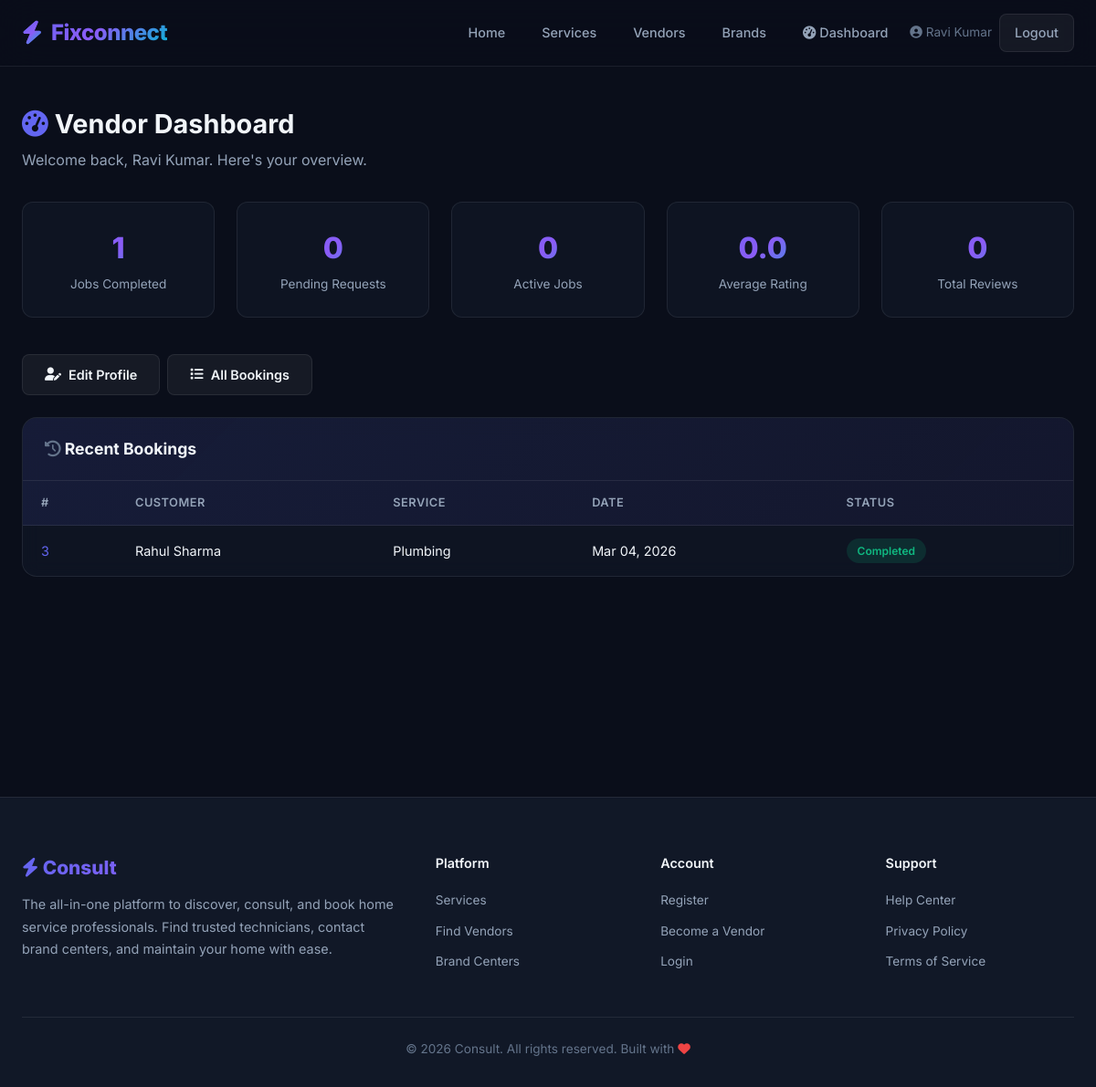
/dashboard/ (signed in), run on an earlier commit of the app's database.
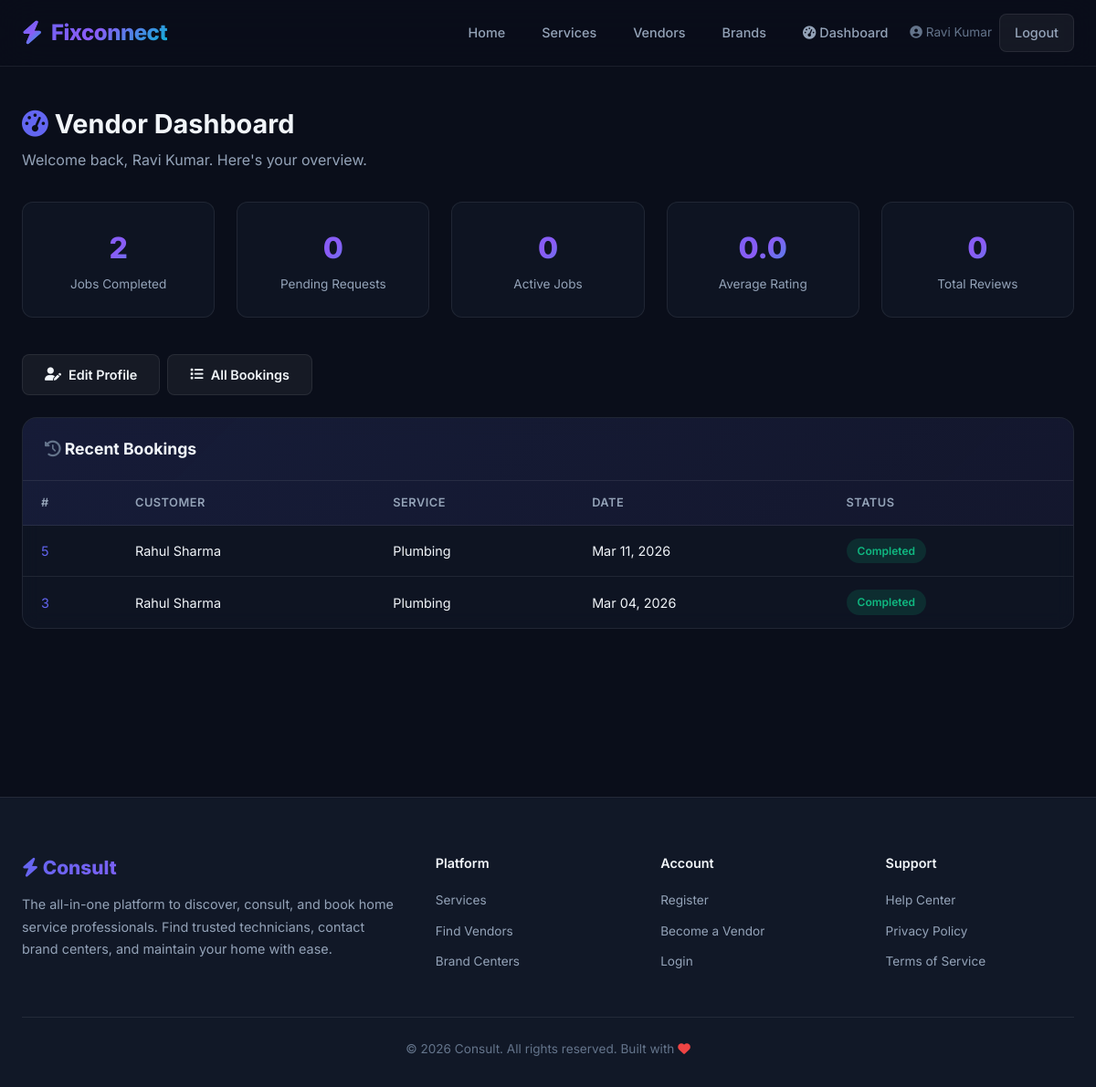
And on a later commit of the database.
### service/models.py (models this page shows, shortened)
class Booking(models.Model):
    STATUS_CHOICES = (
        ('pending', 'Pending'),
        ('accepted', 'Accepted'),
        ('in_progress', 'In Progress'),
        ('completed', 'Completed'),
        ('cancelled', 'Cancelled'),
    )
    customer = models.ForeignKey(User, on_delete=models.CASCADE, related_name='customer_bookings')
    vendor = models.ForeignKey(VendorProfile, on_delete=models.CASCADE, related_name='bookings')
    service = models.ForeignKey(ServiceCategory, on_delete=models.SET_NULL, null=True)
    description = models.TextField()
    scheduled_date = models.DateField()
    scheduled_time = models.TimeField()
    status = models.CharField(max_length=15, choices=STATUS_CHOICES, default='pending')
    address = models.TextField(blank=True)
    created_at = models.DateTimeField(auto_now_add=True)
    updated_at = models.DateTimeField(auto_now=True)
    class Meta:
        ordering = ['-created_at']

class User(AbstractUser):
    ROLE_CHOICES = (
        ('customer', 'Customer'),
        ('vendor', 'Vendor'),
        ('admin', 'Admin'),
    )
    role = models.CharField(max_length=10, choices=ROLE_CHOICES, default='customer')
    phone = models.CharField(max_length=15, blank=True)
    city = models.CharField(max_length=100, blank=True)
    area = models.CharField(max_length=100, blank=True)
    profile_image = models.ImageField(upload_to='profiles/', blank=True, null=True)

class ServiceCategory(models.Model):
    name = models.CharField(max_length=100)
    slug = models.SlugField(unique=True)
    description = models.TextField(blank=True)
    icon = models.CharField(max_length=50, default='fas fa-tools')  # FontAwesome icon class
    class Meta:
        verbose_name_plural = "Service Categories"
        ordering = ['name']

### service/views.py (the view)
    def wrapper(request, *args, **kwargs):
        if not request.user.is_authenticated or request.user.role != 'vendor':
            messages.error(request, 'Access restricted to vendors.')
            return redirect('home')
        return view_func(request, *args, **kwargs)

### service/models.py (called while the page is built)
    @property
    def average_rating(self):
        reviews = Review.objects.filter(booking__vendor=self)
        if reviews.exists():
            return round(reviews.aggregate(models.Avg('rating'))['rating__avg'], 1)
        return 0.0

    @property
    def total_reviews(self):
        return Review.objects.filter(booking__vendor=self).count()

    @property
    def completed_bookings(self):
        return self.bookings.filter(status='completed').count()

### service/views.py (called while the page is built)
def vendor_required(view_func):
    def wrapper(request, *args, **kwargs):
        if not request.user.is_authenticated or request.user.role != 'vendor':
            messages.error(request, 'Access restricted to vendors.')
            return redirect('home')
        return view_func(request, *args, **kwargs)
    return wrapper

### templates/vendor_dashboard.html (shortened to what this page needs)
{% extends 'base.html' %}
{% block content %}
<div class="page-wrapper">
  <div class="container">
    <div class="dashboard-header">
      <h1><i class="fas fa-tachometer-alt" style="color:var(--accent-primary);"></i> Vendor Dashboard</h1>
      <p>Welcome back, {{ user.get_full_name|default:user.username }}. Here's your overview.</p>
    </div>
    <div class="stats-row">
      <div class="stat-card">
        <div class="stat-number">{{ total_completed }}</div>
        <div class="stat-label">Jobs Completed</div>
      </div>
      <div class="stat-card">
        <div class="stat-number">{{ pending_bookings.count }}</div>
        <div class="stat-label">Pending Requests</div>
      </div>
      <div class="stat-card">
        <div class="stat-number">{{ active_bookings.count }}</div>
        <div class="stat-label">Active Jobs</div>
      </div>
      <div class="stat-card">
        <div class="stat-number">{{ avg_rating }}</div>
        <div class="stat-label">Average Rating</div>
      </div>
      <div class="stat-card">
        <div class="stat-number">{{ total_reviews }}</div>
        <div class="stat-label">Total Reviews</div>
      </div>
    </div>
    <div class="flex gap-1 mb-3">
      <a href="{% url 'vendor_profile_edit' %}" class="btn btn-secondary">
        <i class="fas fa-user-edit"></i> Edit Profile
      </a>
      <a href="{% url 'booking_list' %}" class="btn btn-secondary">
        <i class="fas fa-list"></i> All Bookings
      </a>
    </div>
    <div class="card">
      <div class="card-header">
        <h3 style="font-size:1.1rem;">
          <i class="fas fa-history" style="color:var(--text-muted);"></i> Recent Bookings
        </h3>
      </div>
      <div class="card-body" style="padding:0;">
        <div class="table-wrapper" style="border:none;border-radius:0;">
          <table>
            <thead>
              <tr>
                <th>#</th>
                <th>Customer</th>
                <th>Service</th>
                <th>Date</th>
                <th>Status</th>
              </tr>
            </thead>
            <tbody>
              {% for booking in recent_bookings %}
              <tr>
                <td><a href="{% url 'booking_detail' booking.pk %}">{{ booking.pk }}</a></td>
                <td>{{ booking.customer.get_full_name|default:booking.customer.username }}</td>
                <td>{{ booking.service.name|default:"—" }}</td>
                <td>{{ booking.scheduled_date|date:"M d, Y" }}</td>
                <td><span class="badge badge-{{ booking.status }}">{{ booking.get_status_display }}</span></td>
              </tr>
              {% endfor %}
            </tbody>
          </table>
        </div>
      </div>
    </div>
  </div>
</div>
{% endblock %}

What changed in the data, as far as the page shows it:
added Booking: pk "5", customer.get_full_name "Rahul Sharma", service.name "Plumbing", scheduled_date "Mar 11, 2026", status "Completed"
Also different on the page:
{{ total_completed }}: "1" → "2"
